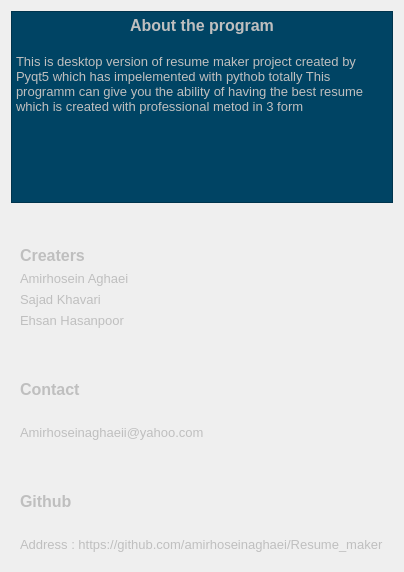
            <widget class="QWidget" name="page_5">
             <layout class="QVBoxLayout" name="verticalLayout_52">
              <item>
               <layout class="QVBoxLayout" name="verticalLayout_51">
                <item>
                 <widget class="QTextEdit" name="Subtitle_2">
                  <property name="sizePolicy">
                   <sizepolicy hsizetype="MinimumExpanding" vsizetype="Expanding">
                    <horstretch>0</horstretch>
                    <verstretch>0</verstretch>
                   </sizepolicy>
                  </property>
                  <property name="minimumSize">
                   <size>
                    <width>300</width>
                    <height>150</height>
                   </size>
                  </property>
                  <property name="styleSheet">
                   <string notr="true">background-color: rgb(0, 68, 100);
font: 75 8pt &quot;MS Shell Dlg 2&quot;;</string>
                  </property>
                  <property name="html">
                   <string>&lt;!DOCTYPE HTML PUBLIC &quot;-//W3C//DTD HTML 4.0//EN&quot; &quot;http://www.w3.org/TR/REC-html40/strict.dtd&quot;&gt;
&lt;html&gt;&lt;head&gt;&lt;meta name=&quot;qrichtext&quot; content=&quot;1&quot; /&gt;&lt;style type=&quot;text/css&quot;&gt;
p, li { white-space: pre-wrap; }
&lt;/style&gt;&lt;/head&gt;&lt;body style=&quot; font-family:'MS Shell Dlg 2'; font-size:8pt; font-weight:72; font-style:normal;&quot;&gt;
&lt;p align=&quot;center&quot; style=&quot; margin-top:0px; margin-bottom:0px; margin-left:0px; margin-right:0px; -qt-block-indent:0; text-indent:0px;&quot;&gt;&lt;span style=&quot; font-size:12pt; font-weight:600; color:#bfbfbf; background-color:#004464;&quot;&gt;About the program&lt;/span&gt;&lt;/p&gt;
&lt;p align=&quot;center&quot; style=&quot;-qt-paragraph-type:empty; margin-top:0px; margin-bottom:0px; margin-left:0px; margin-right:0px; -qt-block-indent:0; text-indent:0px; font-family:'TT Commons,system-ui,-apple-system,Segoe UI,Roboto,Ubuntu,Cantarell,Noto Sans,sans-serif'; font-size:12pt; font-weight:600; color:#bfbfbf; background-color:#004464;&quot;&gt;&lt;br /&gt;&lt;/p&gt;
&lt;p style=&quot; margin-top:0px; margin-bottom:0px; margin-left:0px; margin-right:0px; -qt-block-indent:0; text-indent:0px; background-color:#004464;&quot;&gt;&lt;span style=&quot; font-size:10pt; color:#bfbfbf; background-color:#004464;&quot;&gt;This is desktop version of resume maker project created by Pyqt5 which has impelemented with pythob totally This programm can give you the ability of having the best resume which is created with professional metod in 3 form&lt;/span&gt;&lt;/p&gt;
&lt;p align=&quot;center&quot; style=&quot;-qt-paragraph-type:empty; margin-top:0px; margin-bottom:0px; margin-left:0px; margin-right:0px; -qt-block-indent:0; text-indent:0px; color:#bfbfbf; background-color:#004464;&quot;&gt;&lt;br /&gt;&lt;/p&gt;&lt;/body&gt;&lt;/html&gt;</string>
                  </property>
                 </widget>
                </item>
                <item>
                 <spacer name="verticalSpacer_9">
                  <property name="orientation">
                   <enum>Qt::Vertical</enum>
                  </property>
                  <property name="sizeHint" stdset="0">
                   <size>
                    <width>20</width>
                    <height>28</height>
                   </size>
                  </property>
                 </spacer>
                </item>
                <item>
                 <widget class="QWidget" name="widget" native="true">
                  <property name="styleSheet">
                   <string notr="true">border-color: rgb(255, 255, 255);</string>
                  </property>
                  <layout class="QVBoxLayout" name="verticalLayout_48">
                   <item>
                    <layout class="QVBoxLayout" name="verticalLayout_47">
                     <item>
                      <widget class="QLabel" name="label_47">
                       <property name="font">
                        <font>
                         <pointsize>12</pointsize>
                         <weight>75</weight>
                         <bold>true</bold>
                        </font>
                       </property>
                       <property name="styleSheet">
                        <string notr="true">color: rgb(191, 191, 191);</string>
                       </property>
                       <property name="text">
                        <string>Creaters</string>
                       </property>
                       <property name="alignment">
                        <set>Qt::AlignLeading|Qt::AlignLeft|Qt::AlignVCenter</set>
                       </property>
                      </widget>
                     </item>
                     <item>
                      <layout class="QVBoxLayout" name="verticalLayout_45">
                       <item>
                        <widget class="QLabel" name="label_48">
                         <property name="font">
                          <font>
                           <pointsize>10</pointsize>
                          </font>
                         </property>
                         <property name="styleSheet">
                          <string notr="true">color: rgb(191, 191, 191);</string>
                         </property>
                         <property name="text">
                          <string>Amirhosein Aghaei</string>
                         </property>
                         <property name="alignment">
                          <set>Qt::AlignLeading|Qt::AlignLeft|Qt::AlignVCenter</set>
                         </property>
                        </widget>
                       </item>
                       <item>
                        <widget class="QLabel" name="label_49">
                         <property name="font">
                          <font>
                           <pointsize>10</pointsize>
                          </font>
                         </property>
                         <property name="styleSheet">
                          <string notr="true">color: rgb(191, 191, 191);</string>
                         </property>
                         <property name="text">
                          <string>Sajad Khavari</string>
                         </property>
                        </widget>
                       </item>
                       <item>
                        <widget class="QLabel" name="label_66">
                         <property name="font">
                          <font>
                           <pointsize>10</pointsize>
                          </font>
                         </property>
                         <property name="styleSheet">
                          <string notr="true">color: rgb(191, 191, 191);</string>
                         </property>
                         <property name="text">
                          <string>Ehsan Hasanpoor</string>
                         </property>
                        </widget>
                       </item>
                      </layout>
                     </item>
                    </layout>
                   </item>
                  </layout>
                 </widget>
                </item>
                <item>
                 <spacer name="verticalSpacer_7">
                  <property name="orientation">
                   <enum>Qt::Vertical</enum>
                  </property>
                  <property name="sizeHint" stdset="0">
                   <size>
                    <width>20</width>
                    <height>28</height>
                   </size>
                  </property>
                 </spacer>
                </item>
                <item>
                 <widget class="QWidget" name="widget_2" native="true">
                  <layout class="QVBoxLayout" name="verticalLayout_49">
                   <item>
                    <widget class="QLabel" name="label_68">
                     <property name="font">
                      <font>
                       <pointsize>12</pointsize>
                       <weight>75</weight>
                       <bold>true</bold>
                      </font>
                     </property>
                     <property name="styleSheet">
                      <string notr="true">color: rgb(191, 191, 191);</string>
                     </property>
                     <property name="text">
                      <string>Contact</string>
                     </property>
                     <property name="alignment">
                      <set>Qt::AlignLeading|Qt::AlignLeft|Qt::AlignVCenter</set>
                     </property>
                    </widget>
                   </item>
                   <item>
                    <widget class="QLabel" name="label_72">
                     <property name="sizePolicy">
                      <sizepolicy hsizetype="Maximum" vsizetype="Maximum">
                       <horstretch>0</horstretch>
                       <verstretch>0</verstretch>
                      </sizepolicy>
                     </property>
                     <property name="text">
                      <string/>
                     </property>
                     <property name="pixmap">
                      <pixmap resource="f1.qrc">:/newPrefix/Pic/mail.jpg</pixmap>
                     </property>
                     <property name="scaledContents">
                      <bool>true</bool>
                     </property>
                    </widget>
                   </item>
                   <item>
                    <widget class="QLabel" name="label_67">
                     <property name="font">
                      <font>
                       <pointsize>10</pointsize>
                      </font>
                     </property>
                     <property name="styleSheet">
                      <string notr="true">color: rgb(191, 191, 191);</string>
                     </property>
                     <property name="text">
                      <string>Amirhoseinaghaeii@yahoo.com</string>
                     </property>
                    </widget>
                   </item>
                  </layout>
                 </widget>
                </item>
                <item>
                 <spacer name="verticalSpacer_8">
                  <property name="orientation">
                   <enum>Qt::Vertical</enum>
                  </property>
                  <property name="sizeHint" stdset="0">
                   <size>
                    <width>20</width>
                    <height>28</height>
                   </size>
                  </property>
                 </spacer>
                </item>
                <item>
                 <widget class="QWidget" name="widget_3" native="true">
                  <layout class="QVBoxLayout" name="verticalLayout_50">
                   <item>
                    <widget class="QLabel" name="label_75">
                     <property name="font">
                      <font>
                       <pointsize>12</pointsize>
                       <weight>75</weight>
                       <bold>true</bold>
                      </font>
                     </property>
                     <property name="styleSheet">
                      <string notr="true">color: rgb(191, 191, 191);</string>
                     </property>
                     <property name="text">
                      <string>Github</string>
                     </property>
                     <property name="alignment">
                      <set>Qt::AlignLeading|Qt::AlignLeft|Qt::AlignVCenter</set>
                     </property>
                    </widget>
                   </item>
                   <item>
                    <widget class="QLabel" name="label_70">
                     <property name="sizePolicy">
                      <sizepolicy hsizetype="Maximum" vsizetype="Maximum">
                       <horstretch>0</horstretch>
                       <verstretch>0</verstretch>
                      </sizepolicy>
                     </property>
                     <property name="maximumSize">
                      <size>
                       <width>45</width>
                       <height>45</height>
                      </size>
                     </property>
                     <property name="text">
                      <string/>
                     </property>
                     <property name="pixmap">
                      <pixmap resource="f1.qrc">:/newPrefix/Pic/GitHub-Mark-64px.jpg</pixmap>
                     </property>
                     <property name="scaledContents">
                      <bool>true</bool>
                     </property>
                    </widget>
                   </item>
                   <item>
                    <widget class="QLabel" name="label_71">
                     <property name="sizePolicy">
                      <sizepolicy hsizetype="Preferred" vsizetype="Maximum">
                       <horstretch>0</horstretch>
                       <verstretch>0</verstretch>
                      </sizepolicy>
                     </property>
                     <property name="font">
                      <font>
                       <pointsize>10</pointsize>
                      </font>
                     </property>
                     <property name="styleSheet">
                      <string notr="true">color: rgb(191, 191, 191);</string>
                     </property>
                     <property name="text">
                      <string>Address : https://github.com/amirhoseinaghaei/Resume_maker</string>
                     </property>
                    </widget>
                   </item>
                  </layout>
                 </widget>
                </item>
               </layout>
              </item>
             </layout>
            </widget>
